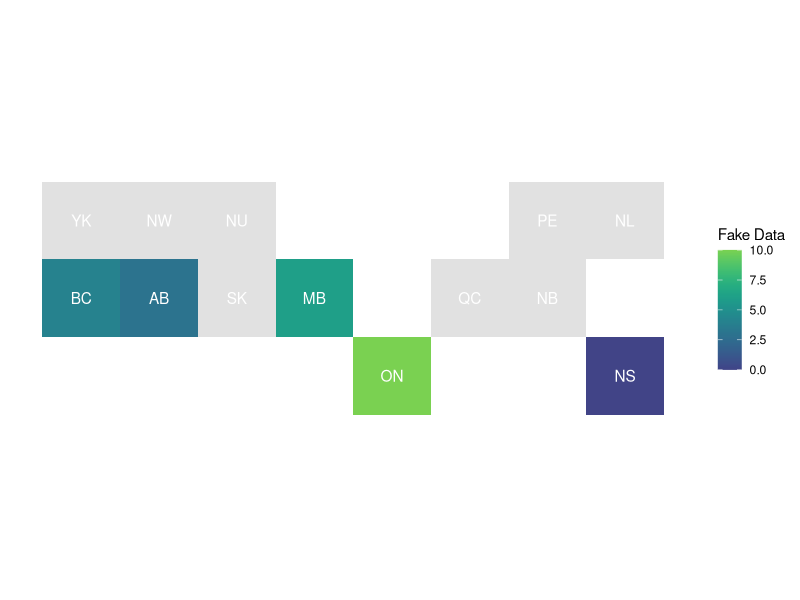

Reproduce this figure in R.
library(tidyverse)
library(viridis)

# location df
canada <- tribble(
    ~province, ~code, ~x, ~y,
    "Yukon", "YK", 1, 3,
    "British Columbia", "BC", 1, 2, 
    "Northwest Territories", "NW", 2, 3, 
    "Alberta", "AB", 2, 2, 
    "Nunavut", "NU", 3, 3, 
    "Saskatchewan", "SK", 3, 2,
    "Manitoba", "MB", 4, 2, 
    "Ontario", "ON", 5, 1,
    "Quebec", "QC", 6, 2, 
    "Prince Edward Island", "PE", 7, 3, 
    "New Brunswick", "NB", 7, 2,
    "Newfoundland and Labrador", "NL", 8, 3, 
    "Nova Scotia", "NS", 8, 1
)
canada
# YOUR DATA HERE
# just make sure province = province

df <- tibble(
    province = c("Ontario", "British Columbia", "Alberta", "Manitoba", "Nova Scotia"), 
    `Fake Data` = c(10, 4, 3, 6, 0)
)

# TILE GRID MAP

canada %>% 
    left_join(df, by = "province") %>% 
    ggplot(aes(x, y)) + 
    geom_tile(aes(fill = `Fake Data`)) + 
    geom_text(aes(label = code), color = "white") + 
    coord_fixed(ratio = 1) + 
    theme(
        panel.background = element_blank(),
        panel.grid = element_blank(), 
        axis.title = element_blank(), 
        axis.text = element_blank(), 
        axis.ticks = element_blank()) + 
    scale_fill_viridis(na.value = "#E1E1E1", option = "D", begin = 0.2, end = 0.8)